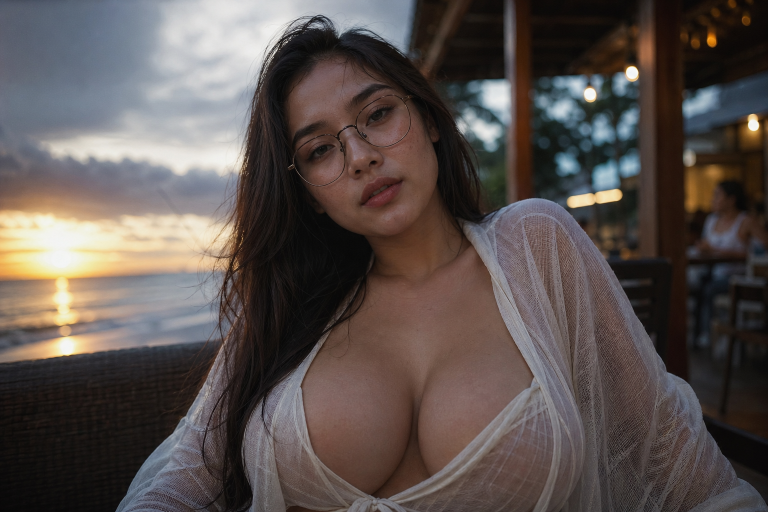
#> input picture site/images/2026-12-05/49c3601d653859e0-2.png, 1536 x 1024 px (shown at 1/2 size)
$ python import_local.py ../site/images/2026-04-29/49c3601d653859e0.png
#> lines starting #> are read from the running program, lines starting #| are printed output that depends on the picture
from __future__ import annotations

import argparse
import hashlib
import json
import shutil
from datetime import datetime, timedelta, timezone
from pathlib import Path
from typing import Any

from PIL import Image


ROOT_DIR = Path(__file__).resolve().parents[1]
SITE_DIR = ROOT_DIR / "site"
IMAGES_DIR = SITE_DIR / "images"
INDEX_PATH = SITE_DIR / "index.json"
MANIFEST_PATH = SITE_DIR / "manifest.json"
MINIAPP_DIR = ROOT_DIR / "miniapp"
MINIAPP_ASSETS_DIR = MINIAPP_DIR / "assets"
LOCAL_MANIFEST_PATH = MINIAPP_DIR / "utils" / "localManifest.js"
MINIAPP_BUNDLE_MAX_EDGE = 1200
MINIAPP_BUNDLE_QUALITY = 72

IMAGE_EXTENSIONS = {".jpg", ".jpeg", ".png", ".webp"}


def _load_json(path: Path, default: Any) -> Any:
    if not path.exists():
        return default
    return json.loads(path.read_text(encoding="utf-8"))


def _dump_json(path: Path, data: Any) -> None:
    path.parent.mkdir(parents=True, exist_ok=True)
    path.write_text(json.dumps(data, ensure_ascii=False, indent=2) + "\n", encoding="utf-8")


def _now_shanghai() -> datetime:
    return datetime.now(timezone(timedelta(hours=8)))


def _file_hash(path: Path) -> str:
    digest = hashlib.sha256()
    with path.open("rb") as file:
        for chunk in iter(lambda: file.read(1024 * 1024), b""):
            digest.update(chunk)
    return digest.hexdigest()


def _collect_images(source: Path) -> list[Path]:
    if source.is_file():
        candidates = [source]
    else:
        candidates = sorted(path for path in source.iterdir() if path.is_file())

    return [path for path in candidates if path.suffix.lower() in IMAGE_EXTENSIONS]


def _existing_hashes(index: list[dict[str, Any]]) -> set[str]:
    return {str(item.get("sha256")) for item in index if item.get("sha256")}


def _build_manifest(index: list[dict[str, Any]], max_items: int = 10) -> dict[str, Any]:
    items = sorted(index, key=lambda item: str(item.get("datetimeUtc", "")), reverse=True)[:max_items]
    return {
        "updatedAt": datetime.now(timezone.utc).isoformat().replace("+00:00", "Z"),
        "count": len(items),
        "items": [
            {
                "id": str(item["id"]),
                "date": str(item["date"]),
                "caption": str(item.get("caption") or ""),
                "path": str(item["path"]),
                "datetimeUtc": str(item["datetimeUtc"]),
            }
            for item in items
        ],
    }


def _save_optimized_bundle_image(source: Path, target: Path) -> None:
    with Image.open(source) as image:
        image = image.convert("RGB")
        image.thumbnail(
            (MINIAPP_BUNDLE_MAX_EDGE, MINIAPP_BUNDLE_MAX_EDGE),
            Image.Resampling.LANCZOS,
        )
        target.parent.mkdir(parents=True, exist_ok=True)
        image.save(
            target,
            format="JPEG",
            quality=MINIAPP_BUNDLE_QUALITY,
            optimize=True,
            progressive=True,
        )


def _sync_miniapp_bundle(manifest: dict[str, Any]) -> None:
    if MINIAPP_ASSETS_DIR.exists():
        shutil.rmtree(MINIAPP_ASSETS_DIR)
    MINIAPP_ASSETS_DIR.mkdir(parents=True, exist_ok=True)

    local_items: list[dict[str, Any]] = []
    for item in manifest.get("items", []):
        source = SITE_DIR / str(item["path"])
        if not source.exists():
            continue

        original_path = Path(str(item["path"]))
        local_path = Path("assets") / original_path.with_suffix(".jpg")
        target = MINIAPP_DIR / local_path
        _save_optimized_bundle_image(source, target)

        local_item = dict(item)
        local_item["path"] = str(local_path).replace("\\", "/")
        local_items.append(local_item)

    local_manifest = {
        "updatedAt": manifest.get("updatedAt", ""),
        "count": len(local_items),
        "items": local_items,
    }
    content = "module.exports = {\n  LOCAL_MANIFEST: "
    content += json.dumps(local_manifest, ensure_ascii=False, indent=2)
    content += "\n};\n"
    LOCAL_MANIFEST_PATH.write_text(content, encoding="utf-8")


def _unique_target_path(day_dir: Path, image_hash: str, suffix: str) -> Path:
    target = day_dir / f"{image_hash[:16]}{suffix.lower()}"
    counter = 2
    while target.exists():
        target = day_dir / f"{image_hash[:16]}-{counter}{suffix.lower()}"
        counter += 1
    return target


def import_images(source: Path, date: str, limit: int, caption: str) -> int:
    source = source.expanduser().resolve()
    if not source.exists():
        raise FileNotFoundError(f"Source does not exist: {source}")

    images = _collect_images(source)
    if limit > 0:
        images = images[:limit]

    SITE_DIR.mkdir(parents=True, exist_ok=True)
    IMAGES_DIR.mkdir(parents=True, exist_ok=True)

    index: list[dict[str, Any]] = _load_json(INDEX_PATH, default=[])
    seen_hashes = _existing_hashes(index)
    day_dir = IMAGES_DIR / date
    day_dir.mkdir(parents=True, exist_ok=True)

    imported = 0
    now_utc = datetime.now(timezone.utc).isoformat().replace("+00:00", "Z")

    for image in images:
        image_hash = _file_hash(image)
        if image_hash in seen_hashes:
            continue

        target = _unique_target_path(day_dir, image_hash, image.suffix)
        shutil.copy2(image, target)

        relative_path = str(Path("images") / date / target.name).replace("\\", "/")
        item_id = f"local_{image_hash[:16]}"
        index.append(
            {
                "id": item_id,
                "source": "local",
                "originalName": image.name,
                "sha256": image_hash,
                "date": date,
                "datetimeUtc": now_utc,
                "caption": caption,
                "path": relative_path,
            }
        )
        seen_hashes.add(image_hash)
        imported += 1

    index.sort(key=lambda item: str(item.get("datetimeUtc", "")), reverse=True)
    _dump_json(INDEX_PATH, index)
    manifest = _build_manifest(index, max_items=10)
    _dump_json(MANIFEST_PATH, manifest)
    _sync_miniapp_bundle(manifest)

    return imported


def main() -> None:
    parser = argparse.ArgumentParser(description="Import local images into the miniapp static site.")
    parser.add_argument("source", help="Image file or folder to import.")
    parser.add_argument("--date", default=_now_shanghai().strftime("%Y-%m-%d"), help="Image date, default today in UTC+8.")
    parser.add_argument("--limit", type=int, default=10, help="Max images to import from the source folder. Use 0 for no limit.")
    parser.add_argument("--caption", default="", help="Optional caption stored in manifest.")
    args = parser.parse_args()

    imported = import_images(Path(args.source), args.date, args.limit, args.caption)
#> in _save_optimized_bundle_image, image is the input picture: PIL image 1536x1024 RGB; mean R, G, B 90, 81.1, 78
#> in _save_optimized_bundle_image, `image.thumbnail( (MINIAPP_BUNDLE_MAX_EDGE, MINIAPP_BUNDLE_MAX_EDGE), I..`:
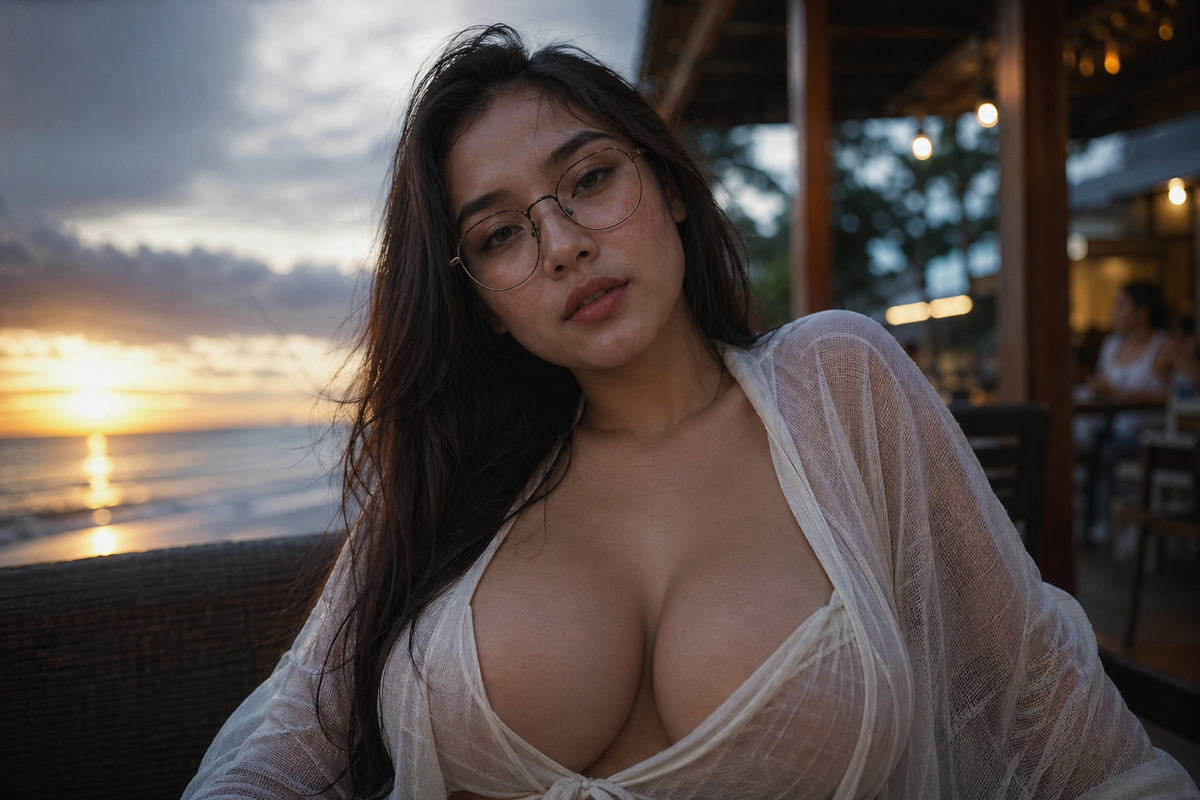
#> image: PIL image 1200x800 RGB; mean R, G, B 90, 81.1, 78
    if imported:
        print(f"Imported {imported} image(s) for {args.date}.")
    else:
        print(f"No new images imported for {args.date}; manifest refreshed.")


if __name__ == "__main__":
    main()

$ run again, on site/images/2026-12-05/521e414336a48a24-2.jpeg
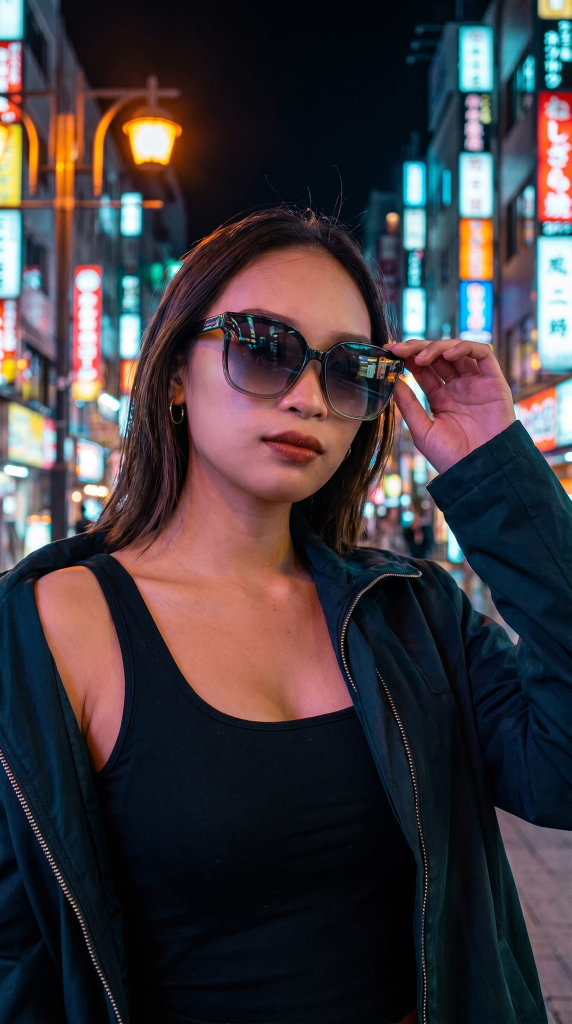
#> input picture site/images/2026-12-05/521e414336a48a24-2.jpeg, 1143 x 2048 px (shown at 1/2 size)
#> in _save_optimized_bundle_image, image is the input picture: PIL image 1143x2048 RGB; mean R, G, B 65.7, 59, 63.1
#> in _save_optimized_bundle_image, `image.thumbnail( (MINIAPP_BUNDLE_MAX_EDGE, MINIAPP_BUNDLE_MAX_EDGE), I..`:
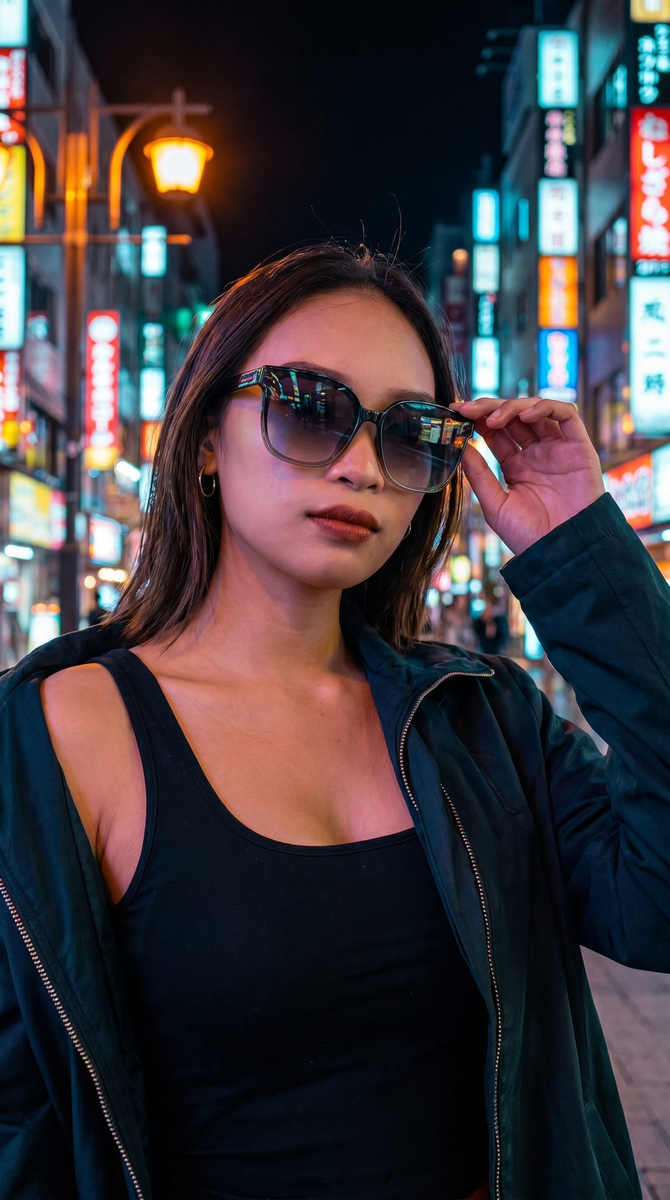
#> image: PIL image 670x1200 RGB; mean R, G, B 65.7, 59, 63.1

$ run again, on site/images/2026-12-05/8643151ecb95c857-2.jpg
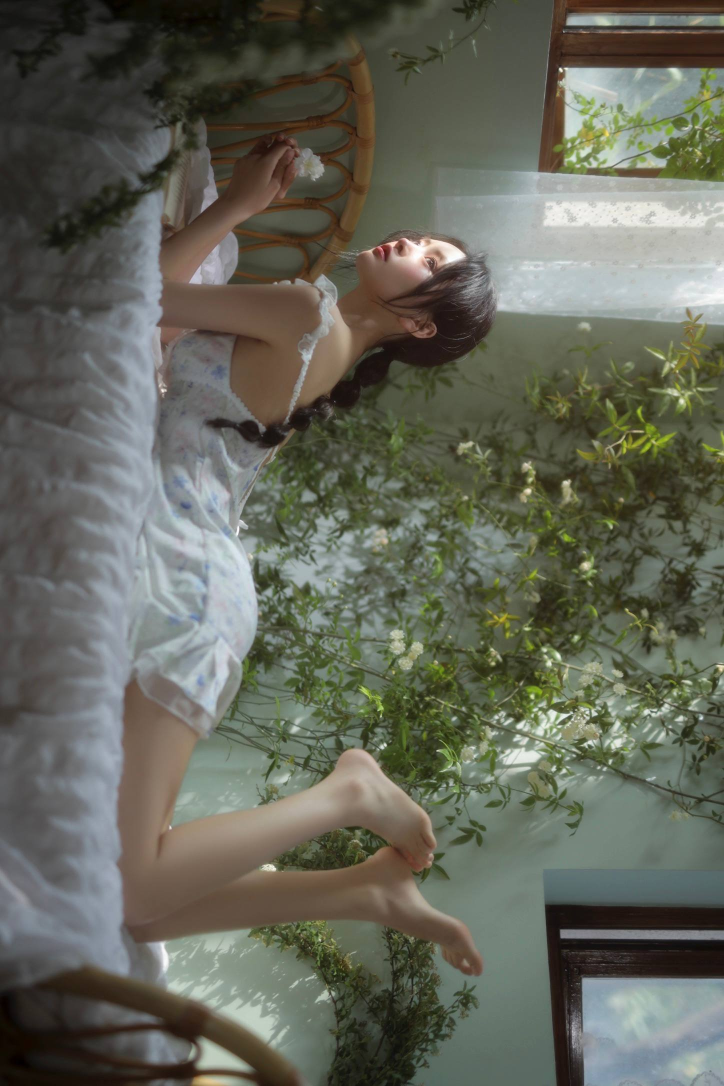
#> input picture site/images/2026-12-05/8643151ecb95c857-2.jpg, 1448 x 2172 px (shown at 1/2 size)
#> in _save_optimized_bundle_image, image is the input picture: PIL image 1448x2172 RGB; mean R, G, B 99.4, 101.3, 88.9
#> in _save_optimized_bundle_image, `image.thumbnail( (MINIAPP_BUNDLE_MAX_EDGE, MINIAPP_BUNDLE_MAX_EDGE), I..`:
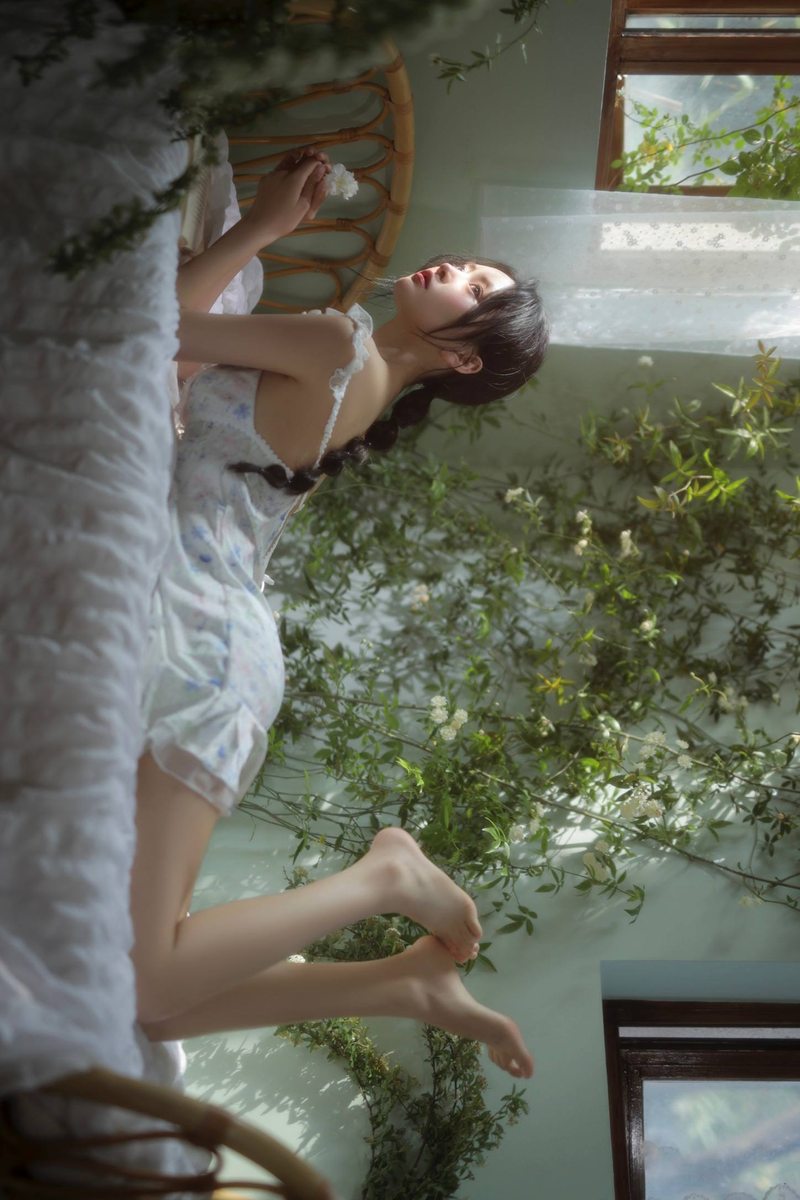
#> image: PIL image 800x1200 RGB; mean R, G, B 99.4, 101.3, 88.9
